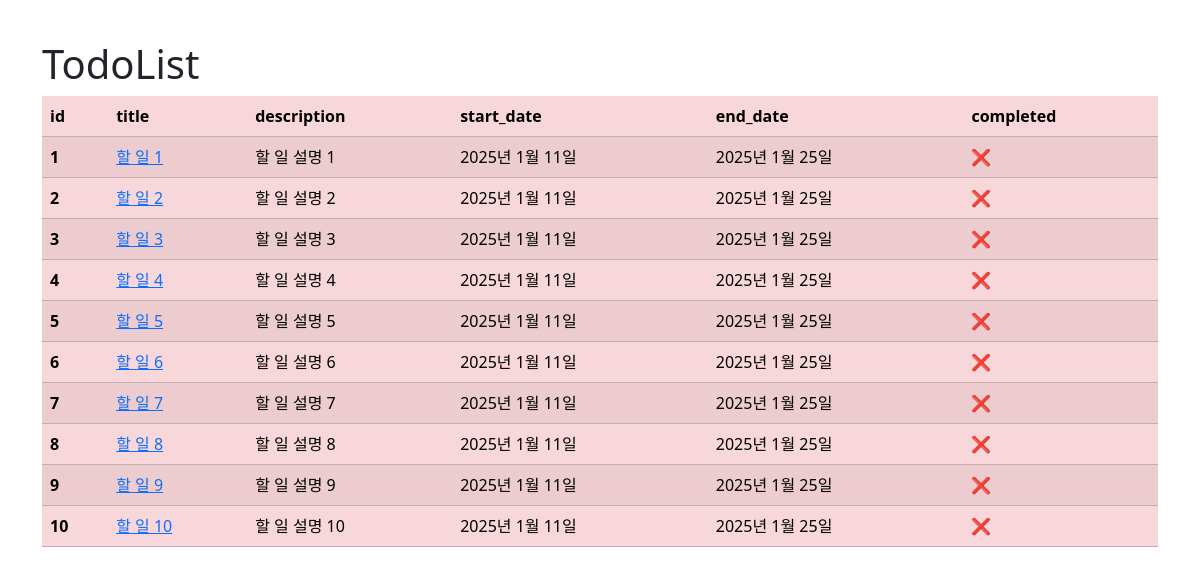
/todo/, run on the app's committed database.
### todo_list/models.py (models this page shows, shortened)
class Todo(models.Model):
    title = models.CharField('제목', max_length=50)
    description = models.TextField(verbose_name='설명')
    start_date = models.DateField(verbose_name='시작일')  # "2025-01-25" 이런식으로 입력
    end_date = models.DateField(verbose_name='마감일')  # "2025-01-25" 이런식으로 입력
    is_completed = models.BooleanField('완료', default=False)
    created_at = models.DateTimeField('생성일', auto_now_add=True)
    modified_at = models.DateTimeField('수정일', auto_now=True)
    class Meta:
        verbose_name = '할 일'
        verbose_name_plural = '할 일 리스트'

### todo_list/views.py (the view)
# urls.py: path('todo/', views.todo_list),
def todo_list(request):
    todo_list = Todo.objects.all()
    context = { 'todo_list':todo_list, }
    return render(request, 'todo_list.html', context)

### templates/todo_list.html (shortened to what this page needs)
<!DOCTYPE html>
<html lang="en">
<head>
    <link href="https://cdn.jsdelivr.net/npm/bootstrap@5.3.3/dist/css/bootstrap.min.css" rel="stylesheet">
</head>
<body>
    <div class="container">
        <h1>TodoList</h1>
        <table class="table table-danger table-striped">
            <thead>
                <tr>
                    <th scope="col">id</th>
                    <th scope="col">title</th>
                    <th scope="col">description</th>
                    <th scope="col">start_date</th>
                    <th scope="col">end_date</th>
                    <th scope="col">completed</th>
                </tr>
            </thead>
            <tbody>
                {% for todo in todo_list %}
                <tr>
                    <th scope="row">{{ todo.id }}</th>
                    <td><a href="/todo/{{ todo.id }}">{{ todo.title }}</a></td>
                    <td>{{ todo.description }}</td>
                    <td>{{ todo.start_date }}</td>
                    <td>{{ todo.end_date }}</td>
                    {% if todo.is_completed %}
                    <td>✅</td>
                    {% else %}
                    <td>❌</td>
                    {% endif %}
                </tr>
                {% endfor %}
            </tbody>
        </table>
    </div>
</body>
</html>

### templates/todo_list.html (style rules this page uses)
.container { margin-top : 40px; }

### data on the page
Todo: id "1", title "할 일 1", description "할 일 설명 1", start_date "2025년 1월 11일", end_date "2025년 1월 25일"
Todo: id "2", title "할 일 2", description "할 일 설명 2", start_date "2025년 1월 11일", end_date "2025년 1월 25일"
Todo: id "3", title "할 일 3", description "할 일 설명 3", start_date "2025년 1월 11일", end_date "2025년 1월 25일"
Todo: id "4", title "할 일 4", description "할 일 설명 4", start_date "2025년 1월 11일", end_date "2025년 1월 25일"
Todo: id "5", title "할 일 5", description "할 일 설명 5", start_date "2025년 1월 11일", end_date "2025년 1월 25일"
Todo: id "6", title "할 일 6", description "할 일 설명 6", start_date "2025년 1월 11일", end_date "2025년 1월 25일"
Todo: id "7", title "할 일 7", description "할 일 설명 7", start_date "2025년 1월 11일", end_date "2025년 1월 25일"
Todo: id "8", title "할 일 8", description "할 일 설명 8", start_date "2025년 1월 11일", end_date "2025년 1월 25일"
Todo: id "9", title "할 일 9", description "할 일 설명 9", start_date "2025년 1월 11일", end_date "2025년 1월 25일"
Todo: id "10", title "할 일 10", description "할 일 설명 10", start_date "2025년 1월 11일", end_date "2025년 1월 25일"
